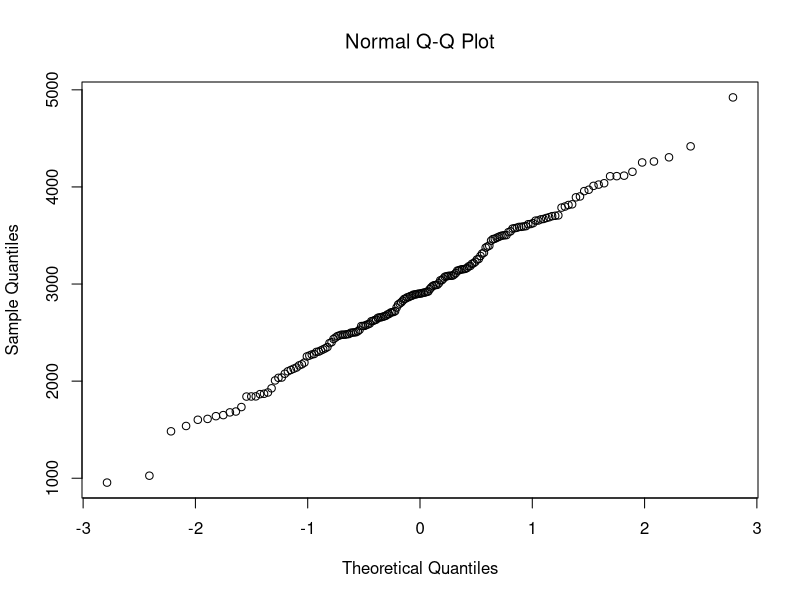
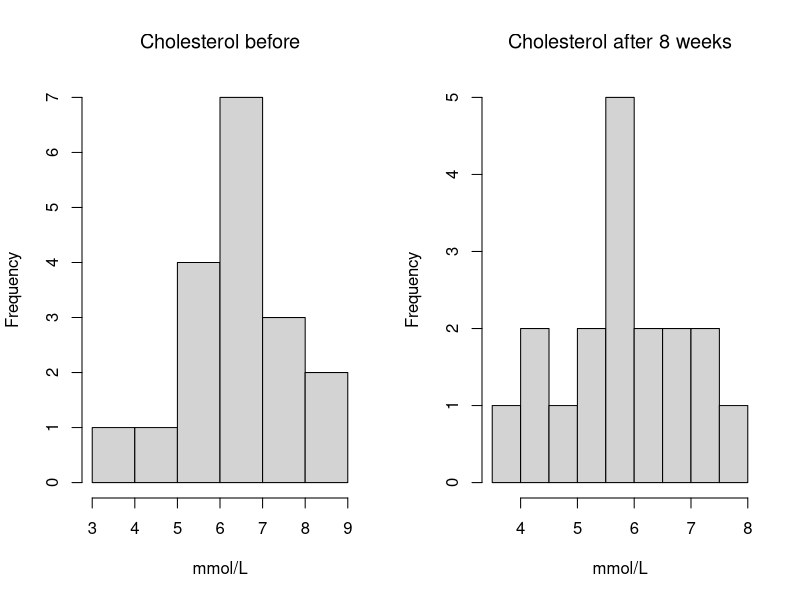
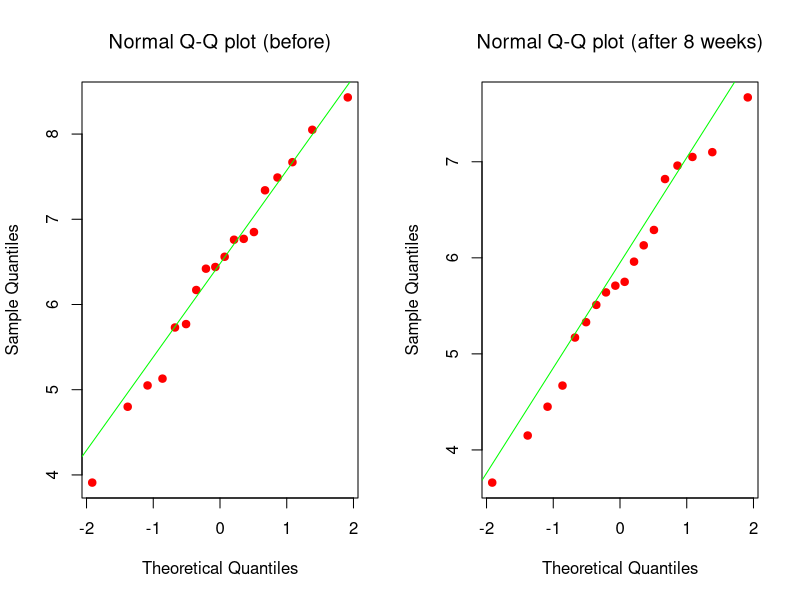
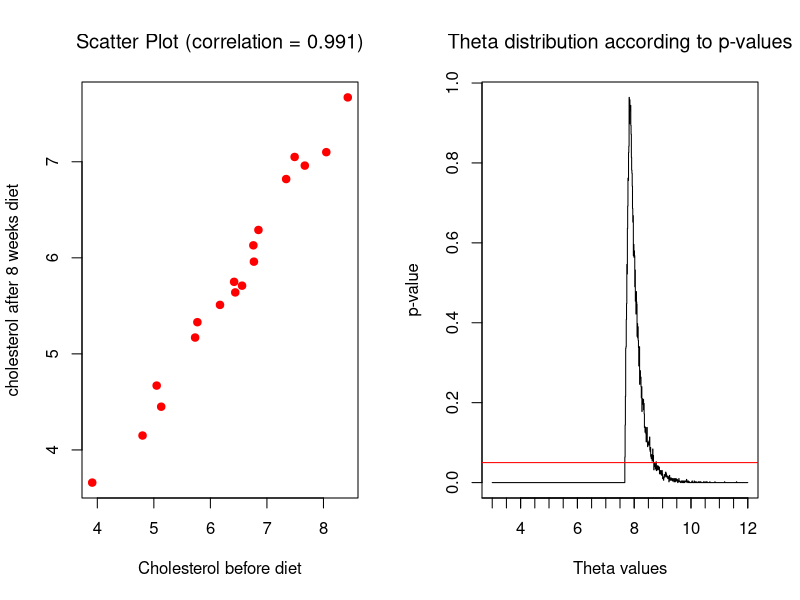
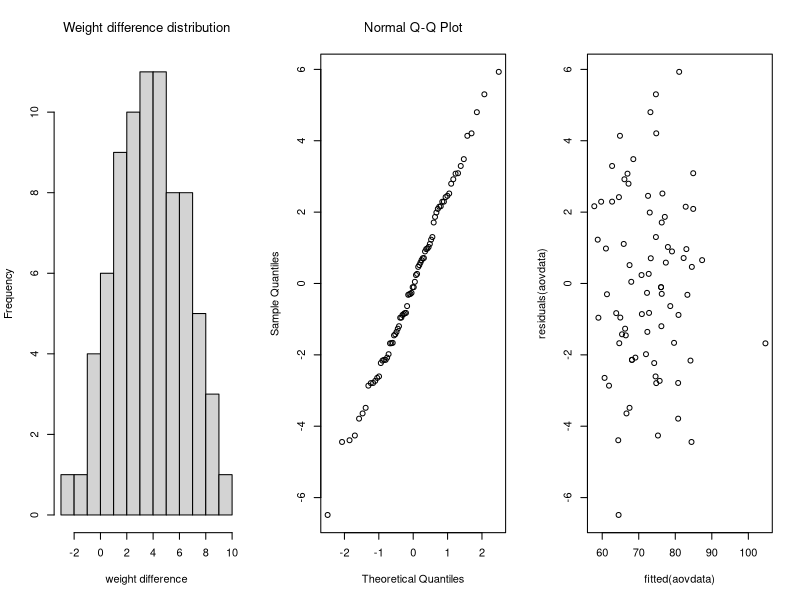
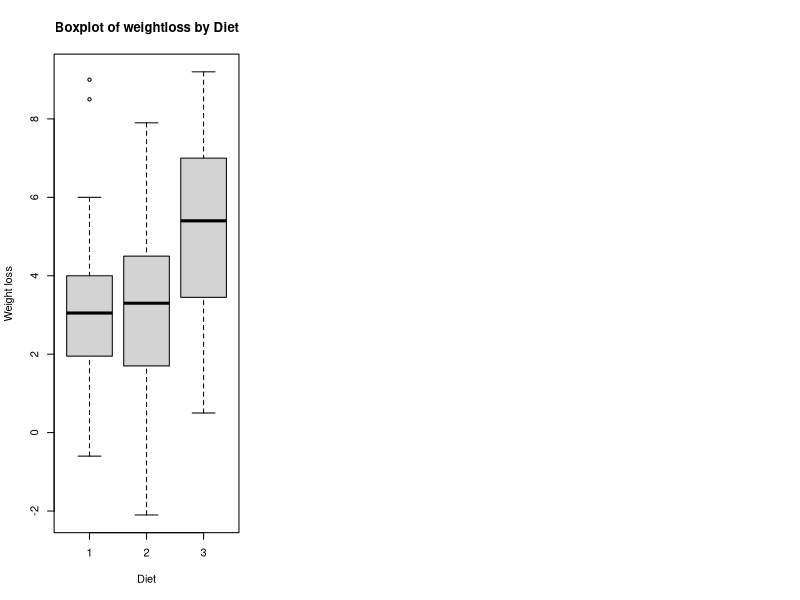
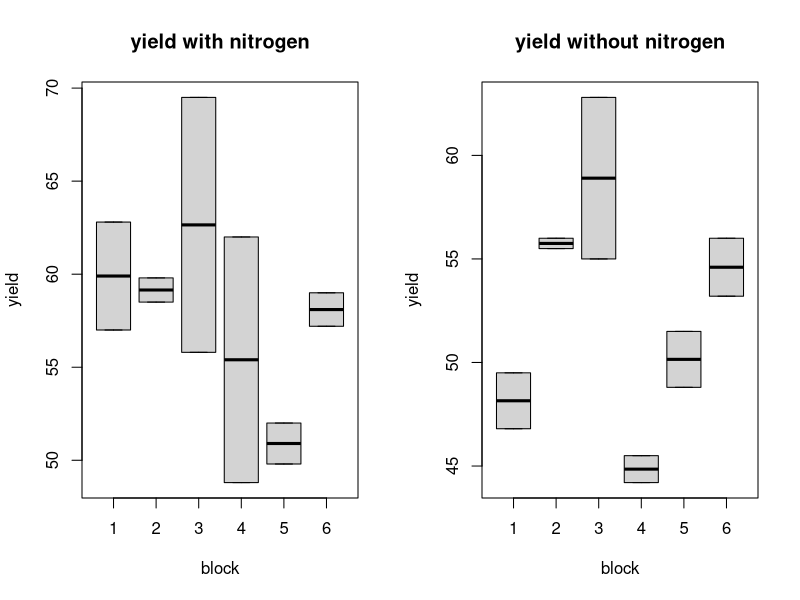
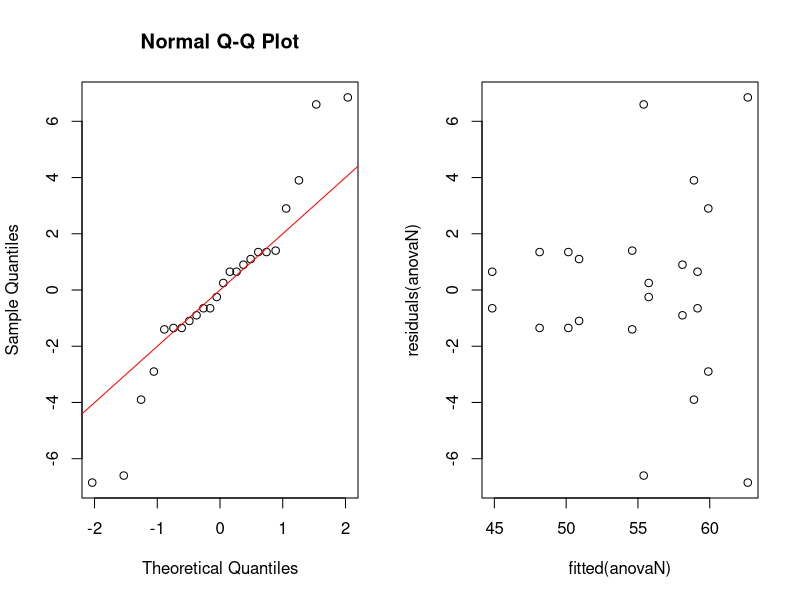

R code for these plots, in order:
## ---- chunk 1
knitr::opts_chunk$set(echo = TRUE)
## ---- chunk 2
  options(digits=4)
## ---- chunk 3
  df <- read.csv('Data/birthweight.txt')
  shapiro.test(df$birthweight)[2]
  qqnorm(df$birthweight, font.main=10)
## ---- chunk 4

  options(digits=3)
## ---- chunk 5
  n = nrow(df)
  mu = mean(df$birthweight)
  s = sd(df$birthweight)
  z_98p = 2.05
  m = z_98p*s/sqrt(n) # m = 1.96s/sqrt(n)
  bounded_CI = c(mu - m, mu + m); bounded_CI
## ---- chunk 6
  options(digits=6)
## ---- chunk 7
get_m = function(n) {
  s = sd(df$birthweight)
  z_98p = 2.05 # value from z score table for 98th percentile
  m = z_98p*s/sqrt(n)
  
  return(m)
}

for (sample_size in 1:1000) {
  lower_bound = mu - get_m(sample_size)
  upper_bound = mu + get_m(sample_size)
  CI_length = upper_bound - lower_bound
  if (CI_length <= 100) {
    break
  }
}
sample_size

# bootstrap 96%-CI:
B = 1000
Tstar = 1:B
for (i in 1:B){
  Xstar = sample(df$birthweight, replace=TRUE)
  Tstar[i] = mean(Xstar)
}
Tstar20 = quantile(Tstar, 0.020)
Tstar980 = quantile(Tstar, 0.980)
sum(Tstar<Tstar20)
## ---- chunk 8
  options(digits=8)
bootstrap_CI = c(2*mu-Tstar980,2*mu-Tstar20)
bootstrap_CI
## ---- chunk 9
t.test(df$birthweight, mu=2800, alt="g")
## ---- chunk 10
  options(digits=4)
## ---- chunk 11
# sign test
p_value = binom.test(sum(df$birthweight > 2800), length(df$birthweight), alt='g')[3]
## ---- chunk 12
sprintf(p_value, fmt = '%#.4f') 
## ---- chunk 13
B = 1000
psign = numeric(B)
pttest = numeric(B)
n = 50
for(i in 1:B) {
  x = sample(df$birthweight, n)
  psign[i] = binom.test(sum(x>2800), n, alt='g')[[3]]
  pttest[i] = t.test(x, mu=2800, alt='g')[[3]]
}
power_sign = sum(psign<0.05)/B
power_ttest = sum(pttest<0.05)/B
## ---- chunk 14
  options(digits=6)
## ---- chunk 15
c(power_sign, power_ttest)
## ---- chunk 16
n = 100
p_lower = 0.25
sample_probabilities = numeric(n)
for(i in 1:n){
  x = sample(df$birthweight, n)
  sample_probabilities[i] = sum(x < 2600)/n
}
s = sd(sample_probabilities)
p_estimate = mean(sample_probabilities)
m = p_estimate - p_lower;m 
p_upper = p_estimate + m
c(p_lower, p_estimate, p_upper)

z_alpha = m/s;z_alpha#I think this is t-value, because we don't have population standart deviation, if it is z- than this test was done with 98% confidence
## ---- chunk 17
p_val = numeric(100)
for(i in 1:100) {
  males_u2600 = 34
  females_u2600 = 28
  males_a2600 = 61
  females_a2600 = 65
  under_2600 = df$birthweight[df$birthweight < 2600]
  above_2600 = df$birthweight[df$birthweight > 2600]
  under_2600
  samples_males_u2600_i = sample(1:length(under_2600), males_u2600)
  samples_males_u2600 = under_2600[samples_males_u2600_i]
  samples_females_u2600 = under_2600[-samples_males_u2600_i]
  samples_males_a2600_i = sample(1:length(above_2600), males_a2600)
  samples_males_a2600 = above_2600[samples_males_a2600_i]
  samples_females_a2600 = above_2600[-samples_males_a2600_i]
  
  samples_males = c(samples_males_a2600, samples_males_u2600)
  samples_females = c(samples_females_a2600, samples_females_u2600)
  p_val[i] = t.test(samples_males, samples_females)[[3]]
}
## ---- chunk 18
  options(digits=4)
## ---- chunk 19
mean(p_val)
## ---- chunk 20
male_less2600 = 34
female_less2600 = 28

male_above2600 = 61
female_above2600 = 65

gender_pr_test = binom.test(x=male_above2600+male_less2600, nrow(df))
proportions_test = prop.test(c(male_above2600, female_above2600),c(male_above2600+male_less2600,female_above2600+female_less2600))
paste("p-value for testing that probability to be born female/male is equal to 0.5:", round(gender_pr_test$p.value, 3))
paste("p-value for testing whether proportions of female and male birth weights above 2600 are equal:",round(proportions_test$p.value, 3))
## ---- chunk 21
df = read.csv('Data/cholesterol.txt', header = TRUE, sep = "")
par(mfrow=c(1,2))
hist(df$Before, main = 'Cholesterol before', xlab = 'mmol/L', font.main=10)
hist(df$After8weeks, main = 'Cholesterol after 8 weeks', xlab = 'mmol/L', font.main=10)
## ---- chunk 22
par(mfrow=c(1,2))
qqnorm(df$Before, col='red', pch=19, main="Normal Q-Q plot (before)", font.main=10)
qqline(df$Before, col='green')
qqnorm(df$After8weeks, col='red', pch=19, main="Normal Q-Q plot (after 8 weeks)", font.main=10)
qqline(df$After8weeks, col='green')
## ---- chunk 23
plot(df$Before, df$After8weeks, xlab = "Cholesterol before diet",
     ylab = "cholesterol after 8 weeks diet",
     main = paste("Scatter Plot (correlation = ", round(cor(df$Before,df$After8weeks), 3),
                  collapes=")", sep=""), col='red',pch = 19, font.main=10)
## ---- chunk 24
ttest = t.test(df$Before, df$After8weeks, alt='g', paired=TRUE)
print(paste("p-value of two-paired t-test: ",round(ttest$p.value,3)))
wilcox_test = wilcox.test(df$Before, df$After8weeks, alt='g',paired = TRUE)
print(paste("p-value of two-paired Wilcoxon signed rank test: ",round(wilcox_test$p.value,3)))
## ---- chunk 25
sample_maxs <- c()
n = 1000
for (i in 1:n){
  sample_maxs[i] = max(sample(df$After8weeks, nrow(df), replace=TRUE))
}
estimated_upper_limit = mean(sample_maxs)
cat("Estimated Theta:", estimated_upper_limit, "\n") 
cat("Confidence interval:", quantile(sample_maxs, probs=c(0.025,0.975 )))
## ---- chunk 26

theta = 3.00; t=max(df$After8weeks); counter = 1;B=1000;
tstar=numeric(B); p_values = c(); thetas = c();
while (theta <= 12) {
  for (i in 1:B){
    xstar = runif(n=nrow(df), min=3, max=theta)
    tstar[i]=max(xstar)
    }
  p_left=sum(tstar<t)/B; p_right=sum(tstar>t)/B;
  p_values[counter]= 2*min(p_left,p_right)
  thetas[counter] = theta
  counter = counter + 1
  theta = theta + 0.01 #increment theta by  0.01
}
plot(x=thetas, y = p_values, type = "S", xlab = "Theta values", ylab="p-value", main = "Theta distribution according to p-values", font.main=10)
axis(1,at=seq(0,12,0.5),labels=NA)
abline(a=0.05,b=0, col='red')

df_theta = data.frame(thetas,p_values)
df_theta = dplyr::filter(df_theta, p_values > 0.05)
interval <- c(min(df_theta$theta), max(df_theta$theta))

print(interval)

## ---- chunk 27
binom.test(sum(df$After8weeks > 6), nrow(df), alt='g')

binom.test(sum(df$After8weeks > 4.5), nrow(df), alt='g', p=0.25)
## ---- chunk 28
library(dplyr)
library(multcomp)
## ---- chunk 29
data <- read.csv("Data/diet.txt",header = TRUE, sep = "")
## ---- chunk 30
aovdata = lm(preweight~weight6weeks, data=data)
par(mfrow=c(1, 3))
hist(data$preweight - data$weight6weeks, breaks=10, font.main=10, main="Weight difference distribution", xlab="weight difference")
qqnorm(residuals(aovdata), font.main=10)
plot(fitted(aovdata),residuals(aovdata), font.main=10)

t.test(data$preweight, data$weight6weeks, paired=TRUE)
## ---- chunk 31
model_b <- aov(preweight - weight6weeks ~ diet, data=data)
summary(model_b)

boxplot((preweight-weight6weeks) ~ diet, data = data, xlab = "Diet", ylab = "Weight loss", main = "Boxplot of weightloss by Diet")
## ---- chunk 32
data$gender = as.factor(data$gender)
data$diet =  as.factor(data$diet)

model_c <- lm(preweight - weight6weeks ~ diet * gender, data = data)
anova(model_c)

## ---- chunk 33
diet_1 = filter(data, diet==1) 
diet_2 = filter(data, diet==2) 
diet_3 = filter(data, diet==3)

avg_loss_diet_1 = mean(diet_1$preweight) - mean(diet_1$weight6weeks)
avg_loss_diet_2 = mean(diet_2$preweight) - mean(diet_2$weight6weeks)
avg_loss_diet_3 = mean(diet_3$preweight) - mean(diet_3$weight6weeks)

diet_1_predicted = mean(diet_1$preweight) - avg_loss_diet_1; diet_1_predicted
diet_2_predicted = mean(diet_2$preweight) - avg_loss_diet_2; diet_2_predicted
diet_3_predicted = mean(diet_3$preweight) - avg_loss_diet_3; diet_3_predicted
## ---- chunk 34
I=6; J=3; N=2
rbind(rep(1:I,each=N*J),rep(1:J,N*I),sample(1:(N*I*J)))

#I think this is correct:
I=3; B=6; N=2
for (i in 1:B) print(sample(1:(N*I)))
#interpretation: rows correspond to blocks, columns correspond 2 repretitions of fertilizers (N,P,K,N,P,K), cells experimental units.

#For block 1 assign unit 3 to treatment 1, unit 1 to treatment 2, etc., for block
#2 assign unit 4 to treatment 1, unit 3 to treatment 2, etc.

## ---- chunk 35
df = MASS::npk
df_nitrogen = dplyr::filter(df, N == 1)
df_no_nitrogen =  dplyr::filter(df, N == 0)
par(mfrow=c(1,2))
boxplot(yield ~ block, data=df_nitrogen, main="yield with nitrogen"); boxplot(yield ~ block, data=df_no_nitrogen, main='yield without nitrogen')
## ---- chunk 36
df$block = as.factor(df$block)
df$N = as.factor(df$N)
anovaN = lm(yield ~ block * N,data=df);anova(anovaN)

par(mfrow=c(1,2))
qqnorm(residuals(anovaN));qqline(residuals(anovaN),col='red') ;plot(fitted(anovaN),residuals(anovaN))


## ---- chunk 37
additive_model = lm(yield ~ block + N,data=df);anova(additive_model)

## ---- chunk 38
par(mfrow=c(1,2))
interaction.plot(df$block,df$N,df$yield, trace.label='Nitrogen',xlab='block',ylab='yield')
interaction.plot(df$N, df$block, df$yield, trace.label='Block', xlab='nitrogen', ylab='yield')
## ---- chunk 39
df$K = as.factor(df$K)
df$P = as.factor(df$P)
model_a = lm(yield ~ N + P + block*K, data=df); anova(model_a)
model_b = lm(yield ~ N + K + block*P, data=df); anova(model_b)
model_c = lm(yield ~ N + K + P + block, data=df); anova(model_c)
